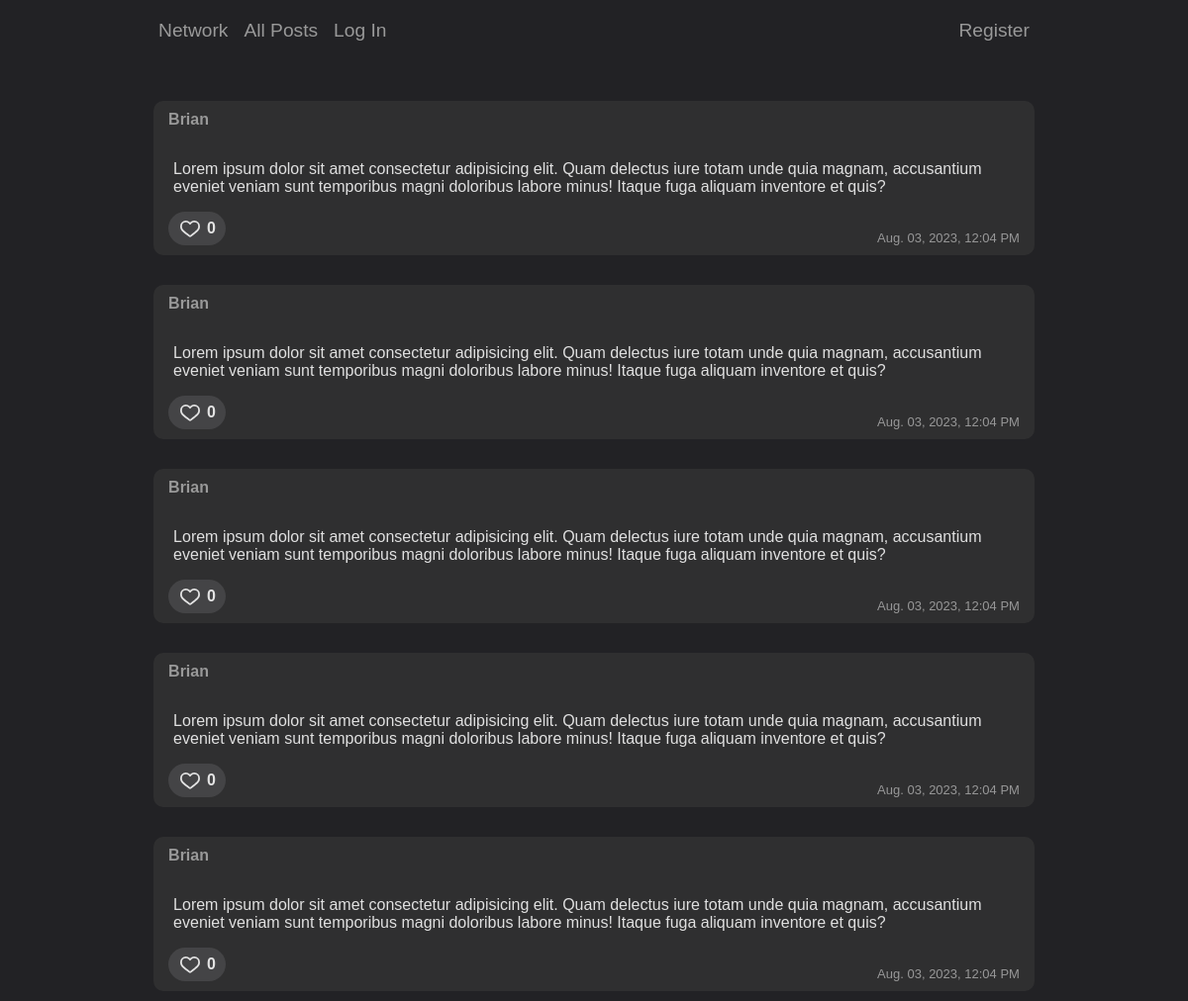
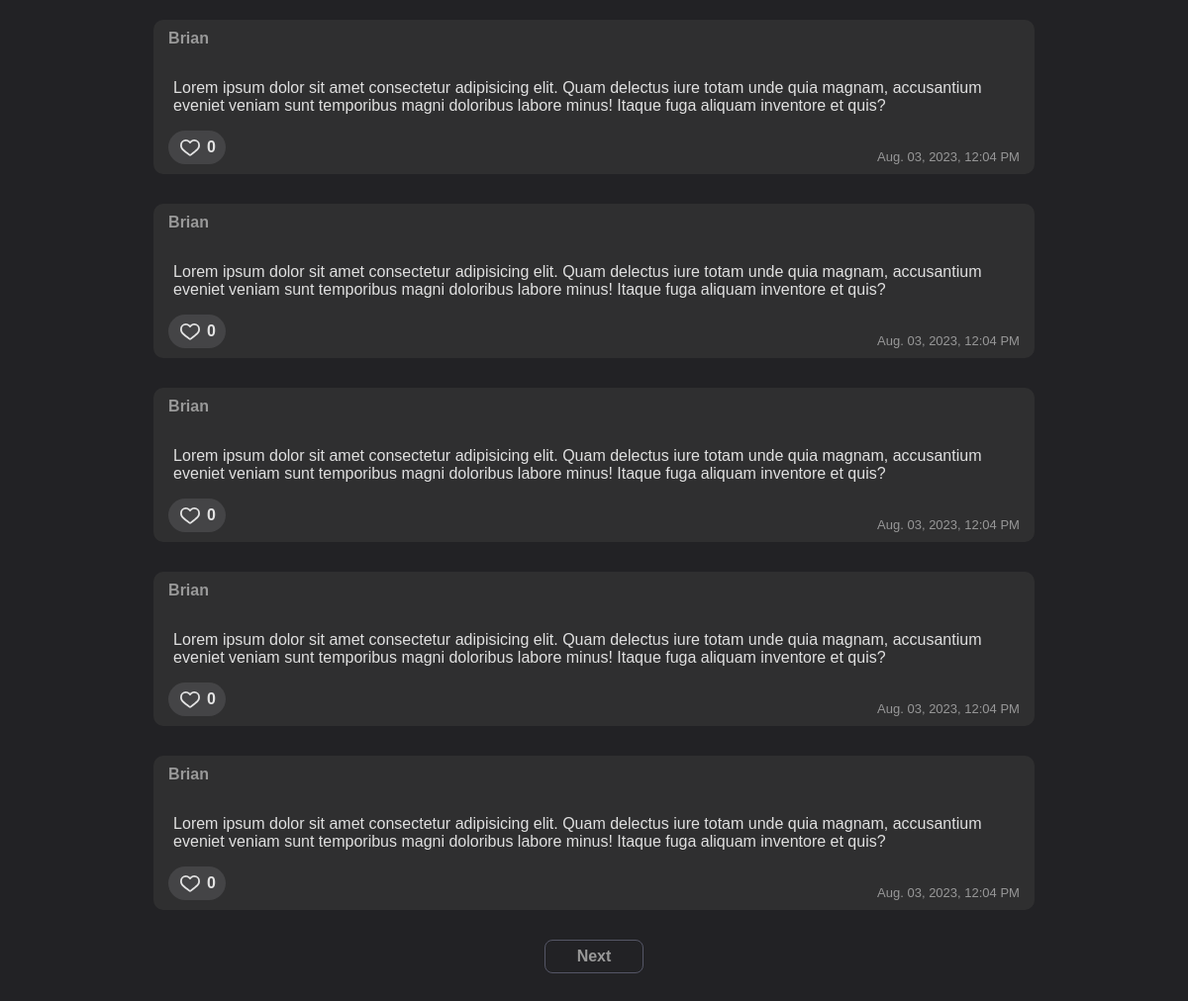
The page / on the database its author committed (2 pictures, top to bottom).
### network/models.py (models this page shows, shortened)
class Post(models.Model):
    user = models.ForeignKey(User, on_delete=models.CASCADE)
    date = models.DateTimeField()
    text = models.TextField()
    likes = models.PositiveIntegerField(default=0)

class User(AbstractUser):
    pass

### network/views.py (the view)
# urls.py: path("", views.index, name="index"),
def index(request):
    paginated_posts = Paginator(Post.objects.all().order_by('-date'), 10)
    rendered_page = paginated_posts.get_page(request.GET.get('page'))
    if request.user.is_authenticated:
        followed_users = request.user.following_set.values_list('following_id', flat=True)
        liked_posts = request.user.liked_set.values_list('post__id', flat=True)
        return render(request, "network/index.html", {'posts': rendered_page, 'liked': liked_posts, 'followed': followed_users})
    else:
        return render(request, "network/index.html", {'posts': rendered_page})

### network/templates/network/index.html (shortened to what this page needs)
{% extends "network/layout.html" %}
{% block body %}
<div id="all-posts" class="flexbox-container-column">
    <div id="posts-container">
        {% for post in posts %}
            <div class="post">
                <div id="text_{{post.id}}">{{ post.text }}</div>
                    <div class="user-post abs"><a href="{% url 'profile' username=post.user.username %}">{{ post.user }}</a> {% if post.user.id in followed %}<span class="gradient-following">following</span>{% endif %}</div>
                <div class="like-btn abs {% if post.id in liked %}liked{% else %}unliked{% endif %} " data-id="{{post.id}}">
                    <div class="like-count">{{ post.likes }}</div>
                </div>
                <div class="abs date-post">{{post.date|date:'b. d, Y, h:i A'|capfirst}}</div>
            </div>
        {% endfor %}
    </div>
    <div class="profile-plate">
        {% if posts.has_next %}
        <a class="nextPrev" href="?page={{posts.next_page_number}}">Next</a>
        {% endif %}
    </div>
</div>
{% endblock %}

### network/static/network/styles.css (style rules this page uses)
* { font-family: Arial, Helvetica, sans-serif; margin: 0px; padding: 0px; box-sizing: border-box; }
body { background-color: #222225; color: rgba(255, 255, 255, 0.85); }
.flexbox-container-column { display: flex; flex-direction: column; }
.profile-plate { display: flex; flex-direction: row; justify-content: center; align-items: flex-end; gap: 1rem; }
.nextPrev { text-align: center; font-weight: bold; border: 1px solid #555666; padding: 7px 15px; width: 100px; border-radius: 8px; }
.post { position: relative; background-color: rgba(52, 52, 52, 0.78); margin: 30px 0px; padding: 60px 20px; border-radius: 10px; }
.abs { position: absolute; }
.user-post { font-weight: bold; top: 10px; left: 15px; }
.date-post { font-size: small; bottom: 10px; right: 15px; color: rgba(255, 255, 255, 0.5); }
.like-count { margin-left: 5px; }
a { color: #999; text-decoration: none; }
.unliked { display: flex; align-items: center; font-weight: bold; bottom: 10px; left: 15px; background-color: #444446; padding: 5px 10px; border-radius: 32px; }

### rows shown on the page
Post: text "Lorem ipsum dolor sit amet consectetur adipisicing elit. Quam delectus iure totam unde quia magnam, accusantium eveniet veniam sunt temporibus magni doloribus labore minus! Itaque fuga aliquam inventore et quis?", user "Brian", likes "0", date "Aug. 03, 2023, 12:04 PM"
Post: text "Lorem ipsum dolor sit amet consectetur adipisicing elit. Quam delectus iure totam unde quia magnam, accusantium eveniet veniam sunt temporibus magni doloribus labore minus! Itaque fuga aliquam inventore et quis?", user "Brian", likes "0", date "Aug. 03, 2023, 12:04 PM"
Post: text "Lorem ipsum dolor sit amet consectetur adipisicing elit. Quam delectus iure totam unde quia magnam, accusantium eveniet veniam sunt temporibus magni doloribus labore minus! Itaque fuga aliquam inventore et quis?", user "Brian", likes "0", date "Aug. 03, 2023, 12:04 PM"
Post: text "Lorem ipsum dolor sit amet consectetur adipisicing elit. Quam delectus iure totam unde quia magnam, accusantium eveniet veniam sunt temporibus magni doloribus labore minus! Itaque fuga aliquam inventore et quis?", user "Brian", likes "0", date "Aug. 03, 2023, 12:04 PM"
Post: text "Lorem ipsum dolor sit amet consectetur adipisicing elit. Quam delectus iure totam unde quia magnam, accusantium eveniet veniam sunt temporibus magni doloribus labore minus! Itaque fuga aliquam inventore et quis?", user "Brian", likes "0", date "Aug. 03, 2023, 12:04 PM"
Post: text "Lorem ipsum dolor sit amet consectetur adipisicing elit. Quam delectus iure totam unde quia magnam, accusantium eveniet veniam sunt temporibus magni doloribus labore minus! Itaque fuga aliquam inventore et quis?", user "Brian", likes "0", date "Aug. 03, 2023, 12:04 PM"
Post: text "Lorem ipsum dolor sit amet consectetur adipisicing elit. Quam delectus iure totam unde quia magnam, accusantium eveniet veniam sunt temporibus magni doloribus labore minus! Itaque fuga aliquam inventore et quis?", user "Brian", likes "0", date "Aug. 03, 2023, 12:04 PM"
Post: text "Lorem ipsum dolor sit amet consectetur adipisicing elit. Quam delectus iure totam unde quia magnam, accusantium eveniet veniam sunt temporibus magni doloribus labore minus! Itaque fuga aliquam inventore et quis?", user "Brian", likes "0", date "Aug. 03, 2023, 12:04 PM"
Post: text "Lorem ipsum dolor sit amet consectetur adipisicing elit. Quam delectus iure totam unde quia magnam, accusantium eveniet veniam sunt temporibus magni doloribus labore minus! Itaque fuga aliquam inventore et quis?", user "Brian", likes "0", date "Aug. 03, 2023, 12:04 PM"
Post: text "Lorem ipsum dolor sit amet consectetur adipisicing elit. Quam delectus iure totam unde quia magnam, accusantium eveniet veniam sunt temporibus magni doloribus labore minus! Itaque fuga aliquam inventore et quis?", user "Brian", likes "0", date "Aug. 03, 2023, 12:04 PM"
